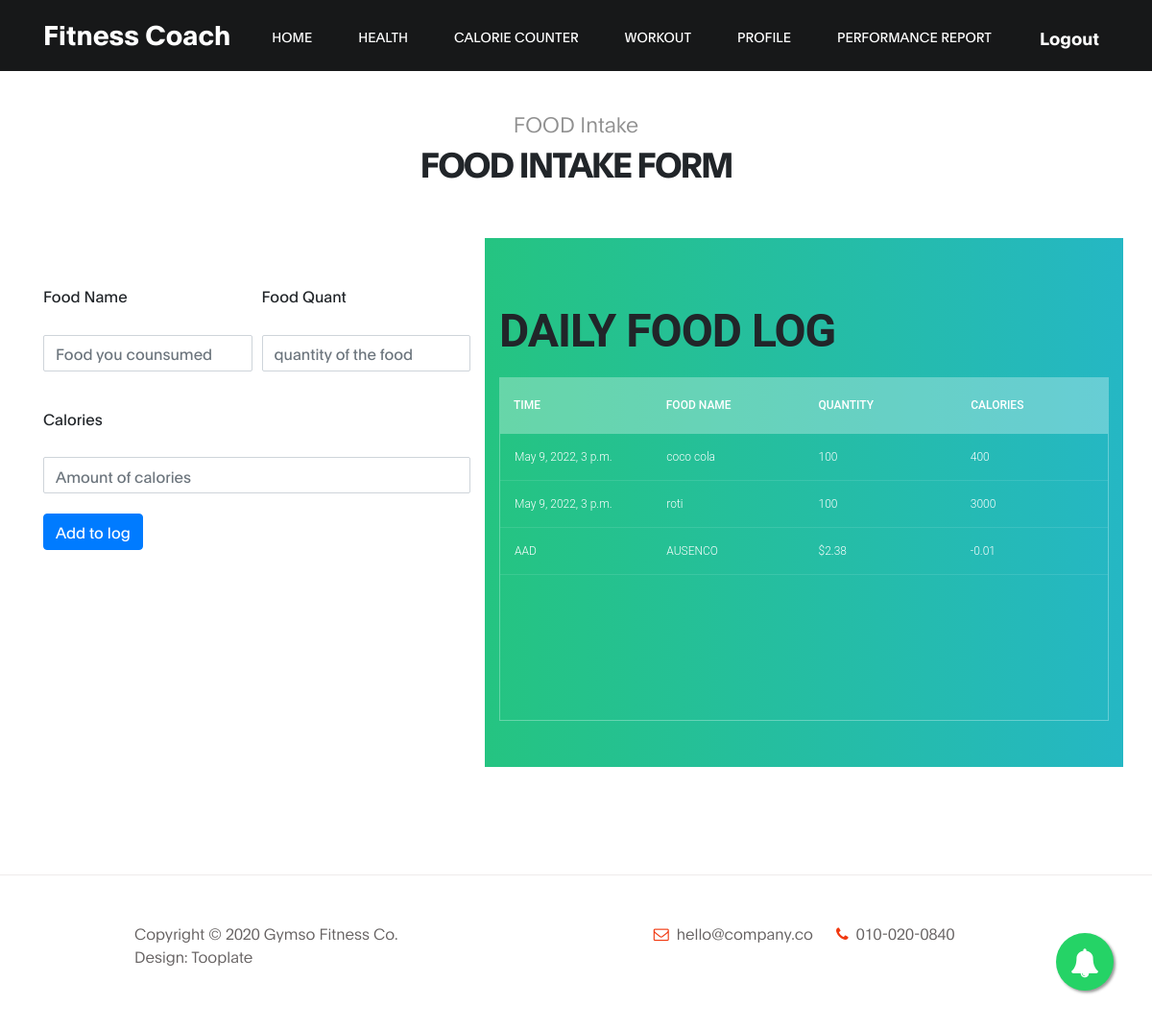
The app's page /food/ (signed in), older data.
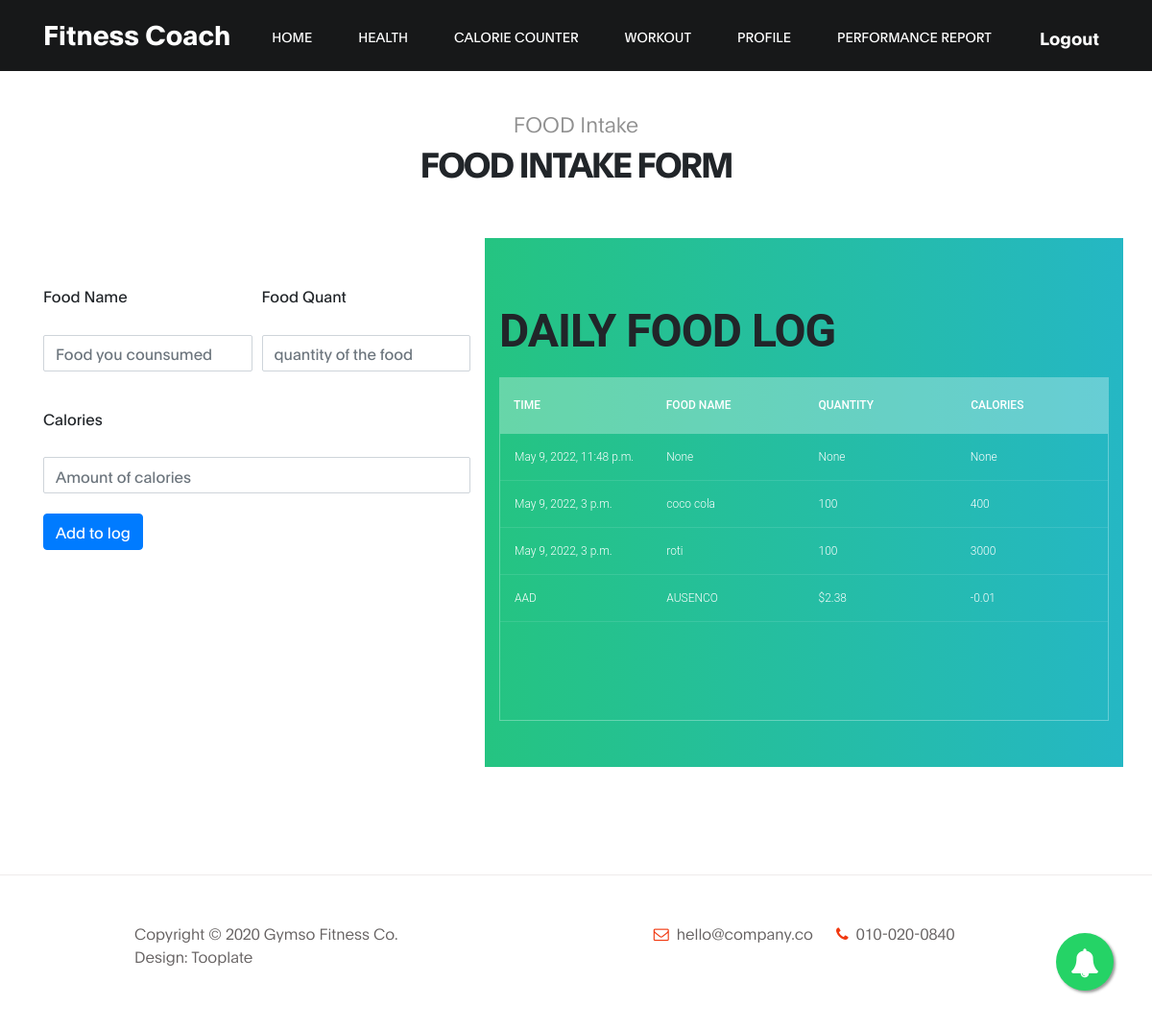
The same page, newer data.
### base/models.py (models this page shows, shortened)
class food(models.Model):
    food_user=models.ForeignKey(User, on_delete=models.RESTRICT)
    food_name=models.CharField(null=True, max_length=11)
    food_quant=models.CharField(null=True, max_length=11)
    calories=models.CharField(null=True, max_length=11)
    time=models.DateTimeField(auto_now_add=True)

### base/views.py (the view, shortened to what this page needs)
# urls.py: path('food/', views.food1, name='food'),
def food1(request):
    if request.user.is_authenticated:
        ssu=request.user
        phone=request.user.phone_no
        food1 = food.objects.filter(food_user=ssu).order_by('-id')
    else:
        return redirect('loginr')
    return render(request , 'food.html',{'ssu':ssu, 'phone':phone, 'food1':food1})

### templates/food.html (shortened to what this page needs)
{% extends 'base.html' %}
{% block content %}
  <section class="class section" id="class">
    <div class="container">
         <div class="row">
                 <div class="col-lg-12 col-12 text-center mb-5">
                     <h6 data-aos="fade-up">FOOD Intake</h6>
                     <h2 data-aos="fade-up" data-aos-delay="200">FOOD INTAKE FORM</h2>
                  </div>
                  <div class="col-lg-5 py-5 col-md-5 col-5">
                    <form method="post" action="{% url 'food' %}">
                      <div class="form-row">
                        <div class="form-group col-md-6">
                          <label for="inputEmail4">Food Name</label>
                          <input type="text" class="form-control" name="food_name" placeholder="Food you counsumed">
                        </div>
                        <div class="form-group col-md-6">
                          <label for="inputPassword4">Food Quant</label>
                          <input type="text" class="form-control" name="food_quant" placeholder="quantity of the food">
                        </div>
                      </div>
                      <div class="form-group">
                        <label for="inputAddress">Calories</label>
                        <input type="text" class="form-control" name="calories" placeholder="Amount of calories">
                      </div>
                      <button type="submit" class="btn btn-primary">Add to log</button>
                    </form>
                  </div>
                  <div class="col-lg-7 py-5 col-md-7 col-7 well">
                    <section>
                      <h1>Daily Food Log</h1>
                      <div class="tbl-header">
                        <table cellpadding="0" cellspacing="0" border="0">
                          <thead>
                            <tr>
                              <th>Time</th>
                              <th>Food name</th>
                              <th>Quantity</th>
                              <th>Calories</th>
                            </tr>
                          </thead>
                        </table>
                      </div>
                      <div class="tbl-content">
                        <table cellpadding="0" cellspacing="0" border="0">
                          <tbody>
                           {% for food in food1 %}
                            <tr>
                              <td>{{food.time}}</td>
                              <td>{{food.food_name}} </td>
                              <td>{{ food.food_quant }}</td>
                              <td>{{ food.calories }}</td>
                            </tr>
                            {% endfor %}
                            <tr>
                              <td>AAD</td>
                              <td>AUSENCO</td>
                              <td>$2.38</td>
                              <td>-0.01</td>
                            </tr>
                          </tbody>
                        </table>
                      </div>
                    </section>
                  </div>
         </div>
    </div>
</section>
{% endblock %}

Row changes from the older to the newer data that the page shows:
added food: time "May 9, 2022, 11:48 p.m.", food_name "None", food_quant "None", calories "None"
